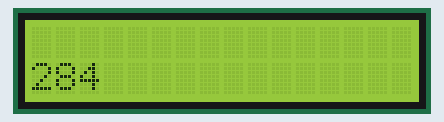
Simulated run of this sketch. Board: Arduino Uno, built with avr-gcc and run on an emulated ATmega328P. Parts: 16×2 character LCD. Random numbers use the default seed unless the sketch sets one.

Above: at 0.1 s.
At 5.1 s:
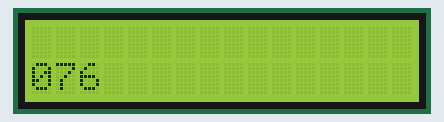
At 13.1 s:
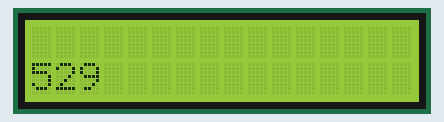
At 21.1 s:
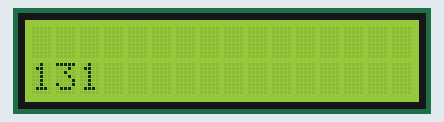
At 29.1 s:
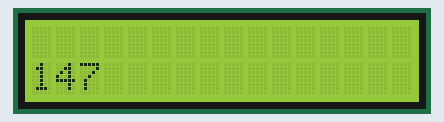
At 38.1 s:
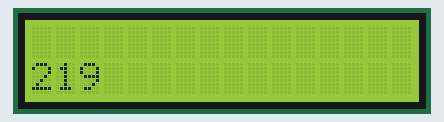

Measured:
- what the display in image 1 shows lasts 2.0 s, from 5.1 s to 7.1 s
- what the display in image 2 shows lasts 1.0 s, from 13.1 s to 14.1 s

The sketch:

sketch_jun22b.ino
```cpp
// include the library code:
#include <LiquidCrystal.h>

// initialize the library with the numbers of the interface pins
LiquidCrystal lcd(12, 11, 5, 4, 3, 2);

void setup() {
  // set up the LCD's number of columns and rows:
  lcd.begin(16, 2);
  // Print a message to the LCD.
  //lcd.print("F**ks given:");

  randomSeed(analogRead(0));
}

void loop() {
  // set the cursor to column 0, line 1
  // (note: line 1 is the second row, since counting begins with 0):
int randNumber = random(300);
  lcd.setCursor(0, 1);

lcd.print(randNumber);
delay(1000);
}
```
